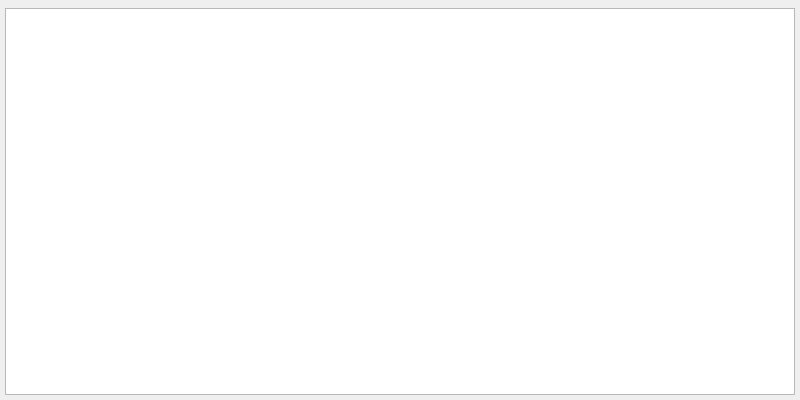
<?xml version="1.0" encoding="UTF-8"?>
<ui version="4.0">
 <class>DialogShowTableFiledCheck</class>
 <widget class="QDialog" name="DialogShowTableFiledCheck">
  <property name="windowModality">
   <enum>Qt::NonModal</enum>
  </property>
  <property name="geometry">
   <rect>
    <x>0</x>
    <y>0</y>
    <width>800</width>
    <height>400</height>
   </rect>
  </property>
  <property name="minimumSize">
   <size>
    <width>600</width>
    <height>400</height>
   </size>
  </property>
  <property name="font">
   <font>
    <family>Microsoft YaHei</family>
   </font>
  </property>
  <property name="windowTitle">
   <string>字段合法分析</string>
  </property>
  <property name="windowIcon">
   <iconset resource="res.qrc">
    <normaloff>:/res/icon.ico</normaloff>:/res/icon.ico</iconset>
  </property>
  <layout class="QGridLayout" name="gridLayout_2">
   <property name="leftMargin">
    <number>5</number>
   </property>
   <property name="topMargin">
    <number>5</number>
   </property>
   <property name="rightMargin">
    <number>5</number>
   </property>
   <property name="bottomMargin">
    <number>5</number>
   </property>
   <property name="spacing">
    <number>3</number>
   </property>
   <item row="1" column="0">
    <widget class="QTableWidget" name="tableWidget"/>
   </item>
   <item row="0" column="0">
    <widget class="QWidget" name="gridWidget" native="true">
     <layout class="QGridLayout" name="gridLayout_3">
      <property name="leftMargin">
       <number>0</number>
      </property>
      <property name="topMargin">
       <number>0</number>
      </property>
      <property name="rightMargin">
       <number>0</number>
      </property>
      <property name="bottomMargin">
       <number>0</number>
      </property>
      <property name="horizontalSpacing">
       <number>2</number>
      </property>
      <property name="verticalSpacing">
       <number>0</number>
      </property>
     </layout>
    </widget>
   </item>
  </layout>
 </widget>
 <resources>
  <include location="res.qrc"/>
 </resources>
 <connections/>
</ui>
